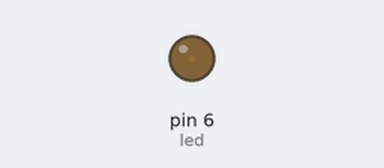
A sketch run on a simulated Arduino Uno, built with avr-gcc and run on an emulated ATmega328P. Parts: output pins drawn as LEDs (lit = HIGH).

Above: at 0.05 s.
At 3.95 s:
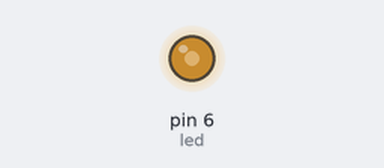
At 6.75 s:
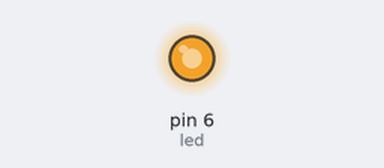
At 13.45 s:
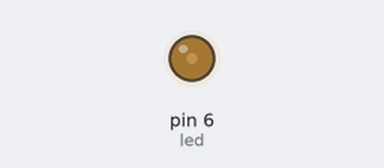
Timing chart, 0 to 19.9 s (numbered marks = the images above):
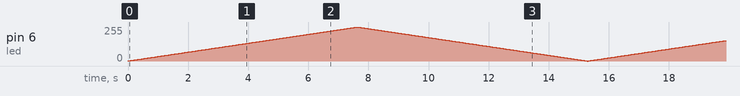

The sketch:

FadeLED.ino
```cpp
/* This sketch allows users to manipulate an LED such that is fades in and out */

int led=6;              //initialize LED at digital pin 6
int brightness=0;       // LED brightness is OFF initially
int interval=1;         // this dictates the rate at which the LED gradually gets brighter or dimmer


void setup() {

  pinMode(led, OUTPUT); // initialize the LED as an output

}

void loop() {
// the brightness of the LED increases by the rate
brightness+=interval;
// delivers an amount of power to the LED writing PWM signal with duty cycle
analogWrite(led,brightness);
// if LED achieves peak brightness, it will start to get dimmer
if (brightness==255) { interval=-interval;}
// if LED is dimmed, it will gradually get brighter
if (brightness==0) {interval= -interval;}
// delay for stability
delay(30);
}
```
